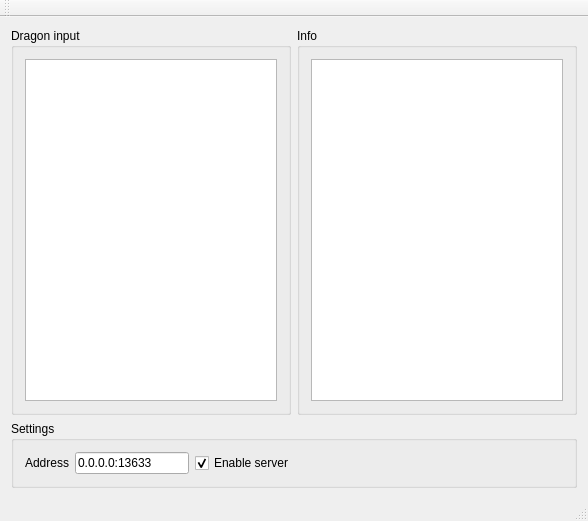
<?xml version="1.0" encoding="UTF-8"?>
<ui version="4.0">
 <class>MainWindow</class>
 <widget class="QMainWindow" name="MainWindow">
  <property name="geometry">
   <rect>
    <x>0</x>
    <y>0</y>
    <width>588</width>
    <height>521</height>
   </rect>
  </property>
  <property name="windowTitle">
   <string>LinuxNaturallySpeaking Server</string>
  </property>
  <widget class="QWidget" name="centralWidget">
   <layout class="QVBoxLayout" name="verticalLayout_3">
    <item>
     <layout class="QHBoxLayout" name="horizontalLayout_3">
      <item>
       <widget class="QGroupBox" name="groupBox">
        <property name="title">
         <string>Dragon input</string>
        </property>
        <layout class="QVBoxLayout" name="verticalLayout">
         <item>
          <widget class="mytextedit" name="textEdit"/>
         </item>
        </layout>
       </widget>
      </item>
      <item>
       <widget class="QGroupBox" name="groupBox_2">
        <property name="title">
         <string>Info</string>
        </property>
        <layout class="QVBoxLayout" name="verticalLayout_2">
         <item>
          <widget class="QTextEdit" name="textEdit_2"/>
         </item>
        </layout>
       </widget>
      </item>
     </layout>
    </item>
    <item>
     <widget class="QGroupBox" name="groupBox_3">
      <property name="title">
       <string>Settings</string>
      </property>
      <layout class="QHBoxLayout" name="horizontalLayout_4">
       <item>
        <layout class="QHBoxLayout" name="horizontalLayout_2">
         <item>
          <layout class="QHBoxLayout" name="horizontalLayout">
           <item>
            <widget class="QLabel" name="label">
             <property name="text">
              <string>Address</string>
             </property>
            </widget>
           </item>
           <item>
            <widget class="QLineEdit" name="lineEdit_address">
             <property name="text">
              <string>0.0.0.0:13633</string>
             </property>
            </widget>
           </item>
          </layout>
         </item>
         <item>
          <widget class="QCheckBox" name="checkBox_enable">
           <property name="text">
            <string>Enable server</string>
           </property>
           <property name="checked">
            <bool>true</bool>
           </property>
          </widget>
         </item>
        </layout>
       </item>
       <item>
        <spacer name="horizontalSpacer">
         <property name="orientation">
          <enum>Qt::Horizontal</enum>
         </property>
         <property name="sizeHint" stdset="0">
          <size>
           <width>157</width>
           <height>20</height>
          </size>
         </property>
        </spacer>
       </item>
      </layout>
     </widget>
    </item>
   </layout>
  </widget>
  <widget class="QMenuBar" name="menuBar">
   <property name="geometry">
    <rect>
     <x>0</x>
     <y>0</y>
     <width>588</width>
     <height>23</height>
    </rect>
   </property>
  </widget>
  <widget class="QToolBar" name="mainToolBar">
   <attribute name="toolBarArea">
    <enum>TopToolBarArea</enum>
   </attribute>
   <attribute name="toolBarBreak">
    <bool>false</bool>
   </attribute>
  </widget>
  <widget class="QStatusBar" name="statusBar"/>
 </widget>
 <layoutdefault spacing="6" margin="11"/>
 <customwidgets>
  <customwidget>
   <class>mytextedit</class>
   <extends>QTextEdit</extends>
   <header>mytextedit.h</header>
  </customwidget>
 </customwidgets>
 <resources/>
 <connections/>
</ui>
